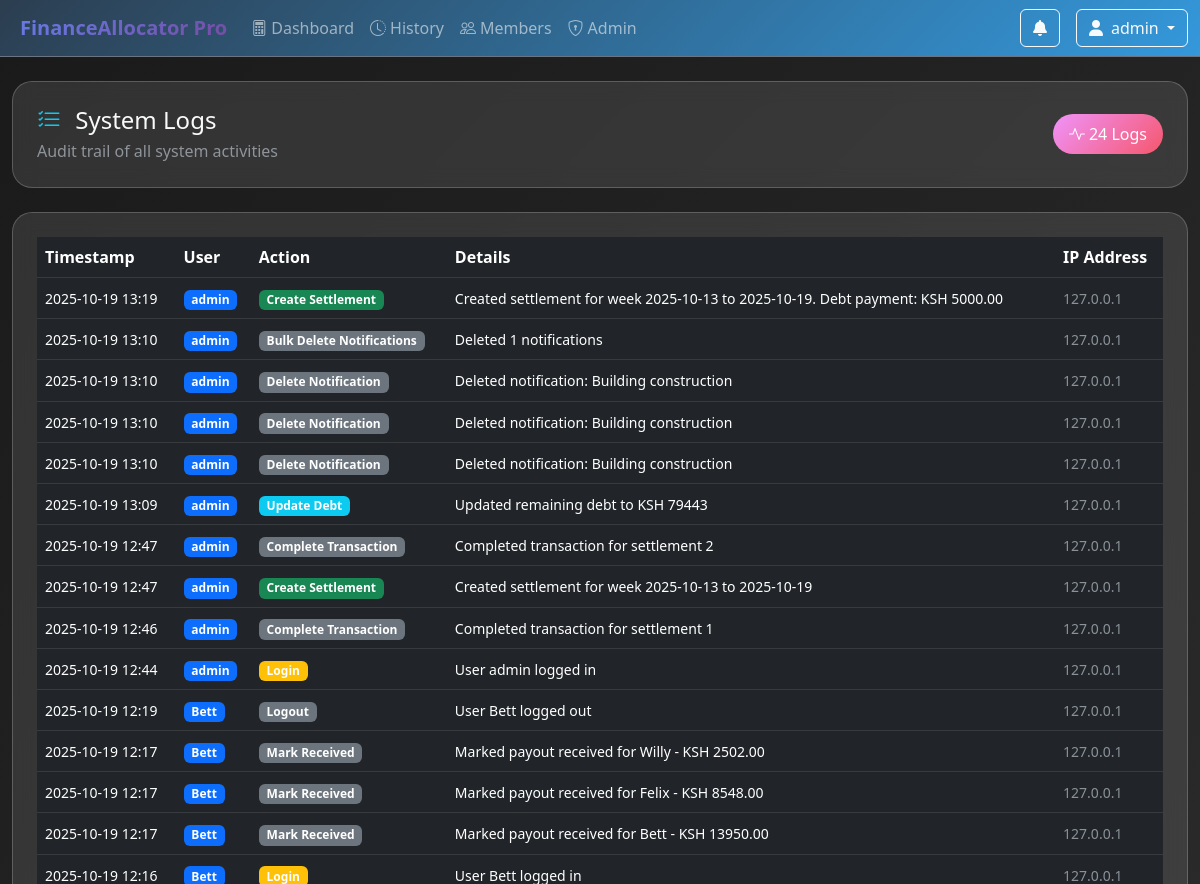
Page /admin/system_logs (signed in, upper part) on the earlier database version.
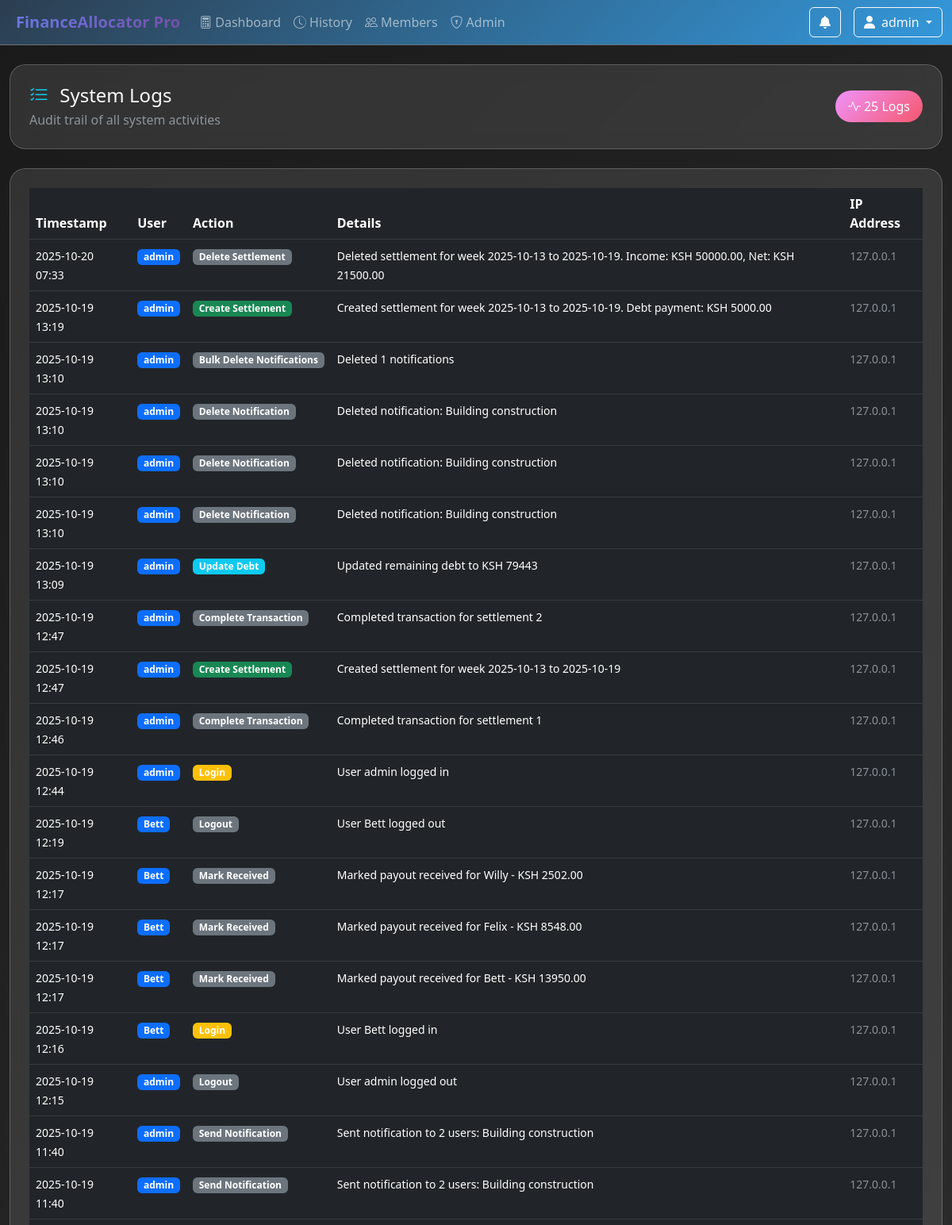
Same page on the later database version.
### app/models.py (models this page shows)
class Transaction(db.Model):
    id = db.Column(db.Integer, primary_key=True)
    user_id = db.Column(db.Integer, db.ForeignKey('user.id'))
    action = db.Column(db.String(50), nullable=False)
    details = db.Column(db.Text)
    ip_address = db.Column(db.String(45))
    created_at = db.Column(db.DateTime, default=datetime.utcnow)

class User(UserMixin, db.Model):
    id = db.Column(db.Integer, primary_key=True)
    username = db.Column(db.String(80), unique=True, nullable=False)
    email = db.Column(db.String(120), unique=True, nullable=False)
    password_hash = db.Column(db.String(128))
    role = db.Column(db.String(20), default='user')  # 'admin', 'user'
    is_active = db.Column(db.Boolean, default=True)
    created_at = db.Column(db.DateTime, default=datetime.utcnow)
    transactions = db.relationship('Transaction', backref='user', lazy=True)
    notifications = db.relationship('Notification', backref='user', lazy=True)
    settlements_created = db.relationship('Settlement', foreign_keys='Settlement.created_by', backref='creator', lazy=True)
    settlements_completed = db.relationship('Settlement', foreign_keys='Settlement.completed_by', backref='completer', lazy=True)

### app/admin_routes.py (the view)
@admin_bp.route('/system_logs')
@admin_required
def system_logs():
    try:
        transactions = Transaction.query.order_by(Transaction.created_at.desc()).limit(100).all()
        return render_template('admin/system_logs.html', transactions=transactions)
    except Exception as e:
        flash(f'Error loading system logs: {str(e)}', 'error')
        return redirect(url_for('admin.dashboard'))

### app/__init__.py (called while the page is built)
def create_app(config_class=Config):
    app = Flask(__name__)
    app.config.from_object(config_class)
    db.init_app(app)
    migrate.init_app(app, db)
    login_manager.init_app(app)
    mail.init_app(app)
    @app.context_processor
    def utility_processor():
        return {
            'now': datetime.utcnow,
            'current_year': datetime.utcnow().year
        }
    from app.auth import auth_bp
    from app.routes import main_bp
    from app.admin_routes import admin_bp
    app.register_blueprint(auth_bp)
    app.register_blueprint(main_bp)
    app.register_blueprint(admin_bp, url_prefix='/admin')
    from app.cli import init_app
    init_app(app)
    return app

### app/admin_routes.py (called while the page is built)
def admin_required(f):
    @wraps(f)
    @login_required
    def decorated_function(*args, **kwargs):
        if current_user.role != 'admin':
            flash('Admin access required', 'error')
            return redirect(url_for('main.index'))
        return f(*args, **kwargs)
    return decorated_function

### app/models.py (called while the page is built)
@login_manager.user_loader
def load_user(user_id):
    return User.query.get(int(user_id))

### app/templates/admin/system_logs.html (shortened to what this page needs)
{% extends "base.html" %}
{% block content %}
<div class="row">
    <div class="col-12 mb-4">
        <div class="glass-card p-4">
            <div class="d-flex justify-content-between align-items-center">
                <div>
                    <h4 class="mb-1">
                        <i class="bi bi-list-check text-info me-2"></i>
                        System Logs
                    </h4>
                    <p class="text-muted mb-0">Audit trail of all system activities</p>
                </div>
                <span class="badge-gradient">
                    <i class="bi bi-activity me-1"></i>{{ transactions|length }} Logs
                </span>
            </div>
        </div>
    </div>
</div>
<div class="glass-card p-4">
    <div class="table-responsive">
        <table class="table table-dark table-hover">
            <thead>
                <tr>
                    <th>Timestamp</th>
                    <th>User</th>
                    <th>Action</th>
                    <th>Details</th>
                    <th>IP Address</th>
                </tr>
            </thead>
            <tbody>
                {% for transaction in transactions %}
                <tr>
                    <td>
                        <small>{{ transaction.created_at.strftime('%Y-%m-%d %H:%M') }}</small>
                    </td>
                    <td>
                        {% set user = transaction.user %}
                        {% if user %}
                        <span class="badge bg-primary">{{ user.username }}</span>
                        {% else %}
                        <span class="badge bg-secondary">System</span>
                        {% endif %}
                    </td>
                    <td>
                        <span class="badge bg-{{
                            'success' if 'CREATE' in transaction.action
                            else 'info' if 'UPDATE' in transaction.action
                            else 'warning' if 'LOGIN' in transaction.action
                            else 'secondary'
                        }}">
                            {{ transaction.action|replace('_', ' ')|title }}
                        </span>
                    </td>
                    <td>
                        <small>{{ transaction.details }}</small>
                    </td>
                    <td>
                        <small class="text-muted">{{ transaction.ip_address or 'N/A' }}</small>
                    </td>
                </tr>
                {% endfor %}
            </tbody>
        </table>
    </div>
</div>
{% endblock %}

### app/templates/base.html (shortened to what this page needs)
<!DOCTYPE html>
<html lang="en" data-bs-theme="dark">
<head>
    <link href="https://cdn.jsdelivr.net/npm/bootstrap@5.3.0/dist/css/bootstrap.min.css" rel="stylesheet">
    <link href="https://cdnjs.cloudflare.com/ajax/libs/font-awesome/6.4.0/css/all.min.css" rel="stylesheet">
    <link href="https://cdn.jsdelivr.net/npm/bootstrap-icons@1.10.0/font/bootstrap-icons.css" rel="stylesheet">
    <link href="https://cdn.jsdelivr.net/npm/apexcharts@3.35.0/dist/apexcharts.css" rel="stylesheet">
</head>
<body class="bg-dark text-light">
    <nav class="navbar navbar-expand-lg navbar-dark border-bottom border-secondary mb-4" style="background: var(--dark-gradient) !important;">
        <div class="container-fluid">
            <a class="navbar-brand fw-bold" href="{{ url_for('main.index') }}">
                FinanceAllocator Pro
            </a>
            <div class="collapse navbar-collapse" id="navbarNav">
                <ul class="navbar-nav me-auto">
                    <li class="nav-item">
                        <a class="nav-link" href="{{ url_for('main.index') }}">
                            <i class="bi bi-calculator me-1"></i>Dashboard
                        </a>
                    </li>
                    <li class="nav-item">
                        <a class="nav-link" href="{{ url_for('main.history') }}">
                            <i class="bi bi-clock-history me-1"></i>History
                        </a>
                    </li>
                    <li class="nav-item">
                        <a class="nav-link" href="{{ url_for('main.member_management') }}">
                            <i class="bi bi-people me-1"></i>Members
                        </a>
                    </li>
                    {% if current_user.role == 'admin' %}
                    <li class="nav-item">
                        <a class="nav-link" href="{{ url_for('admin.dashboard') }}">
                            <i class="bi bi-shield-lock me-1"></i>Admin
                        </a>
                    </li>
                    {% endif %}
                </ul>
                <div class="navbar-nav ms-auto">
                    <div class="dropdown me-3">
                        <button class="btn btn-outline-light position-relative" data-bs-toggle="dropdown">
                            <i class="fas fa-bell"></i>
                        </button>
                    </div>
                    <div class="dropdown">
                        <button class="btn btn-outline-light dropdown-toggle" data-bs-toggle="dropdown">
                            <i class="fas fa-user me-2"></i>{{ current_user.username }}
                        </button>
                    </div>
                </div>
            </div>
        </div>
    </nav>
    <div class="container-fluid mb-5">
        {% block content %}{% endblock %}
    </div>
</body>
</html>

Differences in the rows shown:
added Transaction: {{ user.username }} "admin"
now on this page (row unchanged): Transaction: {{ user.username }} "admin"
now on this page (row unchanged): Transaction: {{ user.username }} "admin"
now on this page (row unchanged): Transaction: {{ user.username }} "admin"
Other differences:
{{ transactions|length }}: "24" → "25"
